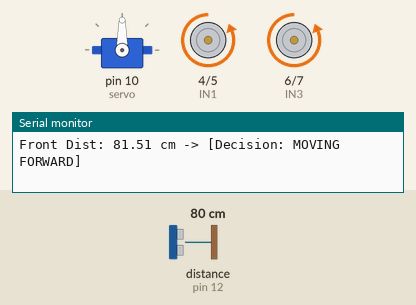
Simulated run of this sketch. Board: Arduino Uno, built with avr-gcc and run on an emulated ATmega328P. Shown: servo, motor-driver pin pairs drawn as motors (green arrow = first pin HIGH = forward, orange = second pin HIGH = backward, longer = more drive), the last lines printed to the serial monitor. Wiring (inferred from the names in the program): ultrasonic range finder: trigger pin 11; echo pin 12. Inputs (shaded band) come from the test bench; at power-on: distance to the obstacle (sensor on pin 12) 80 cm. The echo pulse lasts 58.3 µs per cm.

Above: at 2.2 s.
2.3 s: distance to the obstacle (sensor on pin 12) set to 39 cm
5.3 s: distance to the obstacle (sensor on pin 12) set to 31 cm
At 6.1 s:
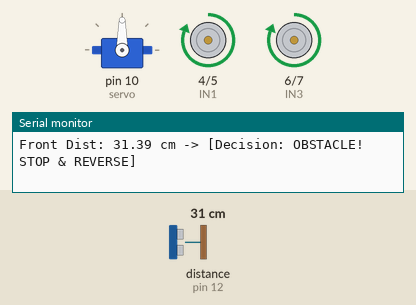
At 7.3 s:
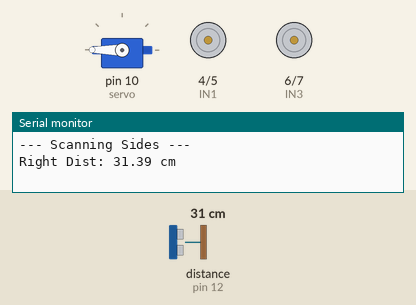
8.3 s: distance to the obstacle (sensor on pin 12) set to 12 cm
At 10.7 s:
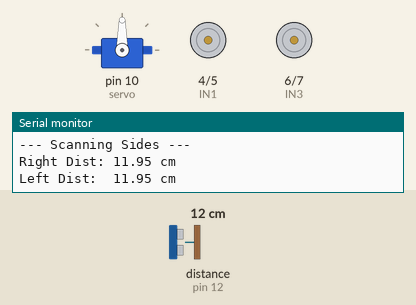
11.3 s: distance to the obstacle (sensor on pin 12) set to 9 cm
14.3 s: distance to the obstacle (sensor on pin 12) set to 250 cm
17.3 s: distance to the obstacle (sensor on pin 12) set to 2 cm
At 18.8 s:
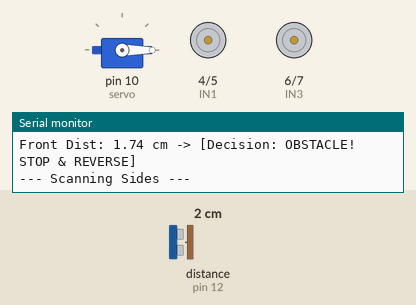
Timing chart, 0 to 21.3 s (numbered marks = the images above; inputs shaded):
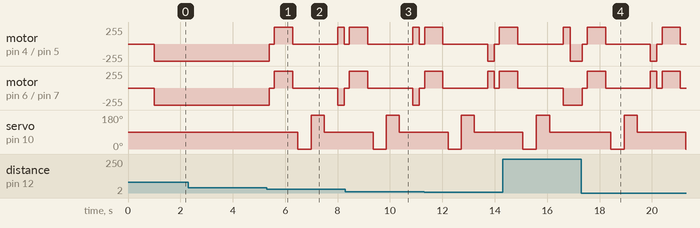

Measured:
- the behaviour switches between 35 and 34 cm on distance to the obstacle (sensor on pin 12) (found by bisection; images 0 and 1)

The sketch:

sketch_may1a.ino
```cpp
#include <Servo.h>

// تعريف أطراف حساس الألتراسونيك
const int trigPin = 11;
const int echoPin = 12;

// تعريف طرف السيرفو
const int servo = 10;
Servo servoMotor;

// تعريف أطراف التحكم في المواتير (L298N Motor Driver)
const int IN1 = 4;
const int IN2 = 5;
const int IN3 = 6;
const int IN4 = 7;

// متغيرات المسافة
float distance;
float Ldistance = 0, Rdistance = 0;

// متغيرات الوقت
unsigned long startTime;
const unsigned long runTime = 180000; // 3 دقائق (180,000 ملي ثانية)

// متغير لحفظ حالة الاتجاه الحالي
String currentDirection = "Stop";

void setup() {
  // إعداد أطراف الحساس
  pinMode(trigPin, OUTPUT);
  pinMode(echoPin, INPUT);

  // إعداد أطراف المواتير
  pinMode(IN1, OUTPUT);
  pinMode(IN2, OUTPUT);
  pinMode(IN3, OUTPUT);
  pinMode(IN4, OUTPUT);

  // تفعيل السيرفو
  servoMotor.attach(servo);

  // تفعيل الاتصال التسلسلي (لعرض البيانات على الكمبيوتر)
  Serial.begin(9600);

  Serial.println("Smart Car is Ready!");
  Serial.println("---------------------------");

  // توجيه السيرفو للأمام في البداية
  servoMotor.write(90);
  delay(1000);

  // تسجيل وقت بداية التشغيل
  startTime = millis();
}

void loop() {
  // تشغيل نظام القيادة الذاتية
  amode();
}

// ----------------------------------------------------
// دوال التشغيل والتحكم (Functions)
// ----------------------------------------------------

void amode() {
  // التحقق من مرور 3 دقائق
  if(millis() - startTime >= runTime) {
    stop();
    Serial.println("[Decision: TIME UP - CAR STOPPED]");
    return;
  }

  // قراءة المسافة الأمامية
  distance = ultra();

  // لو في عائق على مسافة أقل من 35 سم
  if(distance < 35) {
    // طباعة القرار والمسافة
    Serial.print("Front Dist: ");
    Serial.print(distance);
    Serial.println(" cm -> [Decision: OBSTACLE! STOP & REVERSE]");

    stop();
    delay(200);
    reverse();
    delay(700);
    stop();
    delay(200);

    // مسح الطريق يمين وشمال (الدالة دي بتطبع القراءات جواها)
    scan();

    // اتخاذ قرار الدوران بناءً على المساحة الأكبر
    if(Rdistance > Ldistance) {
      Serial.println("[Decision: PATH CLEARED -> TURNING RIGHT]");
      turnRight();
      resetDistances();
    }
    else if(Ldistance > Rdistance) {
      Serial.println("[Decision: PATH CLEARED -> TURNING LEFT]");
      turnLeft();
      resetDistances();
    }
    else {
      // لو المسافتين متساويين (للتأمين)
      Serial.println("[Decision: EQUAL DISTANCE -> DEFAULT TURN RIGHT]");
      turnRight();
      resetDistances();
    }
  }
  else {
    // لو الطريق فاضي، كمل قدام
    Serial.print("Front Dist: ");
    Serial.print(distance);
    Serial.println(" cm -> [Decision: MOVING FORWARD]");
    Forward();
  }

  // خليت التأخير 100 ملي ثانية عشان القراءات متجريش بسرعة جداً على الشاشة وتلحق تقرأها
  delay(100);
}

void scan() {
  Serial.println("--- Scanning Sides ---");

  // النظر لليمين
  servoMotor.write(0);
  delay(500);
  Rdistance = ultra();
  Serial.print("Right Dist: ");
  Serial.print(Rdistance);
  Serial.println(" cm");

  // النظر لليسار
  servoMotor.write(180);
  delay(500);
  Ldistance = ultra();
  Serial.print("Left Dist:  ");
  Serial.print(Ldistance);
  Serial.println(" cm");

  // العودة للأمام
  servoMotor.write(90);
  delay(500);

  Serial.println("----------------------");
}

float ultra() {
  long t;
  digitalWrite(trigPin, LOW);
  delayMicroseconds(2);
  digitalWrite(trigPin, HIGH);
  delayMicroseconds(10);
  digitalWrite(trigPin, LOW);

  t = pulseIn(echoPin, HIGH);
  distance = t / 57.0;
  return distance;
}

void resetDistances() {
  Rdistance = 0;
  Ldistance = 0;
}

// ----------------------------------------------------
// دوال حركة المواتير
// ----------------------------------------------------

void Forward() {
   currentDirection = "Forward";
   digitalWrite(IN1, LOW);
   digitalWrite(IN2, HIGH);
   digitalWrite(IN3, LOW);
   digitalWrite(IN4, HIGH);
}

void turnLeft() {
   currentDirection = "Left";
   digitalWrite(IN4, LOW);
   digitalWrite(IN3, HIGH);
   digitalWrite(IN2, HIGH);
   digitalWrite(IN1, LOW);
   delay(150);
}

void turnRight() {
   currentDirection = "Right";
   digitalWrite(IN4, HIGH);
   digitalWrite(IN3, LOW);
   digitalWrite(IN2, LOW);
   digitalWrite(IN1, HIGH);
   delay(150);
}

void stop() {
   currentDirection = "Stop";
   digitalWrite(IN4, LOW);
   digitalWrite(IN3, LOW);
   digitalWrite(IN2, LOW);
   digitalWrite(IN1, LOW);
}

void reverse() {
   currentDirection = "Reverse";
   digitalWrite(IN4, LOW);
   digitalWrite(IN3, HIGH);
   digitalWrite(IN2, LOW);
   digitalWrite(IN1, HIGH);
}
```
